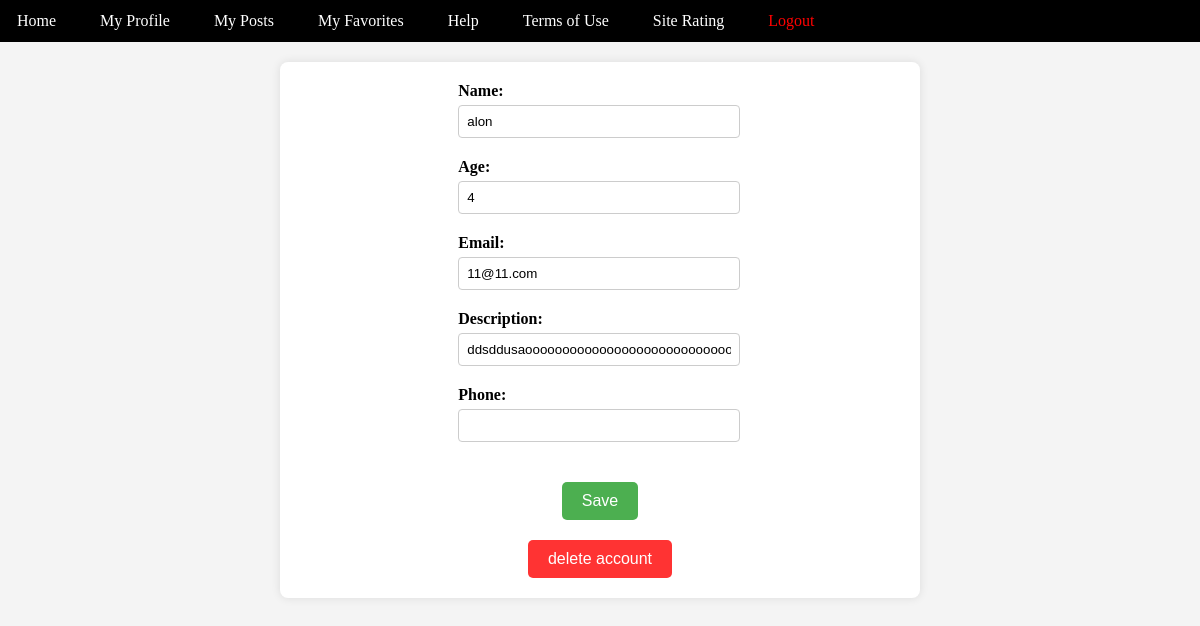
/profile/ (signed in), run on an earlier commit of the app's database.
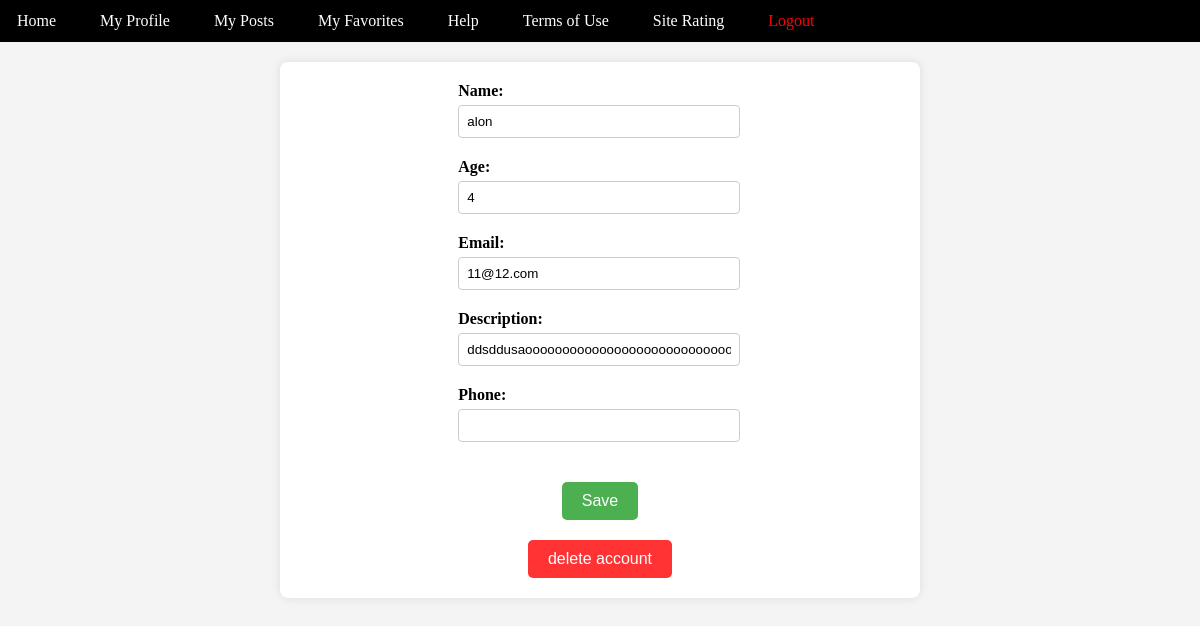
And on a later commit of the database.
### login/models.py (models this page shows)
class User(models.Model):
    name = models.TextField(null=True)
    mail = models.EmailField(unique=True)
    password = models.CharField(max_length=100)
    age = models.IntegerField(null=True, blank=True)
    description = models.TextField()
    favorites = models.JSONField(default=list)
    my_posts = models.JSONField(default=list)
    site_rating = models.IntegerField(default=0, choices=[(i, i) for i in range(6)])

### project/views.py (the view)
# urls.py: path("profile/", profile, name="profile"),
def profile(request):
    global_user_id = request.session.get('global_user_id')
    context = None
    if global_user_id:
        user = User.objects.get(id=global_user_id)
        context = {'user': user}
    return render(request, 'profilepage.html', context)

### templates/profilepage.html (shortened to what this page needs)
<!DOCTYPE html>
<html lang="eng">
<head>
</head>
<body>
{% extends 'toolbar.html' %}
{% block content %}
<div class="container">
   <form id="profile-form" method="post" action="{% url 'save_profile_changes' %}">
        <div class="profile-info">
            <label for="name">Name:</label>
            <input type="text" id="name" name="name" value="{{ user.name }}" readonly onclick="enableEdit(this)">
        </div>
        <div class="profile-info">
            <label for="age">Age:</label>
            <input type="text" id="age" name="age" value="{{ user.age }}" readonly onclick="enableEdit(this)">
        </div>
        <div class="profile-info">
            <label for="mail">Email:</label>
            <input type="text" id="mail" name="mail" value="{{ user.mail }}" readonly onclick="enableEdit(this)">
        </div>
        <div class="profile-info">
            <label for="description">Description:</label>
            <input type="text" id="description" name="description" value="{{ user.description }}" readonly onclick="enableEdit(this)">
        </div>
       <div class="profile-info">
            <label for="phone">Phone:</label>
            <input type="text" id="phone" name="phone" value="{{ user.phone }}" readonly onclick="enableEdit(this)">
        </div>
    </form>
    <button class="save-button" onclick="saveChanges()">Save</button>
    <form id="deleteForm" action="{% url 'delete_account' %}" method="post">
    <button type="submit" class="delete-button">delete account</button>
</form>
</div>
</body>
</html>
{% endblock %}

What changed in the data, as far as the page shows it:
changed User "alon": mail "11@11.com" → "11@12.com"
